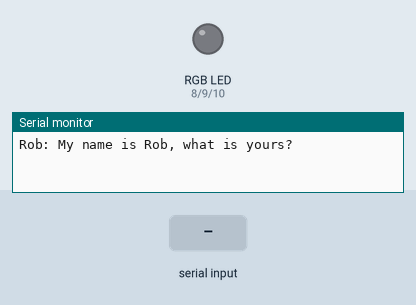
This sketch was run on a simulated Arduino Uno, built with avr-gcc and run on an emulated ATmega328P. On the bench: an RGB LED mixed from three pins (HIGH = lit), the last lines printed to the serial monitor. Inputs (shaded band) come from the test bench.

Above: at 1.2 s.
1.3 s: "red" received over Serial
3.8 s: "green" received over Serial
At 5.6 s:
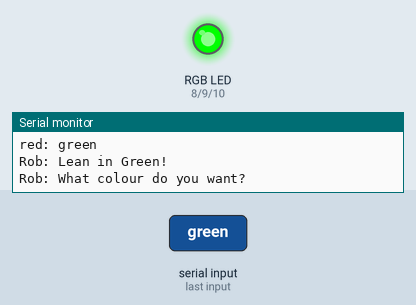
6.3 s: "blue" received over Serial
At 8.5 s:
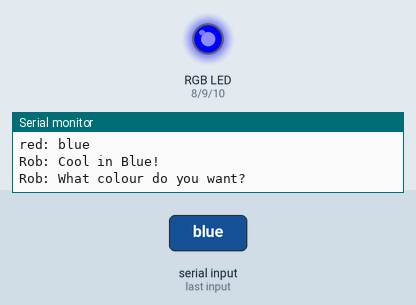
8.8 s: "white" received over Serial
At 10.7 s:
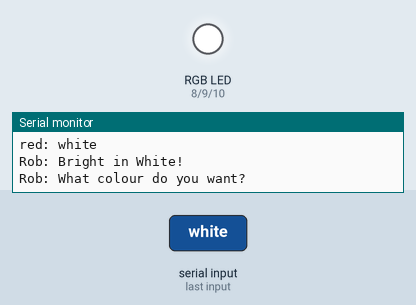
11.3 s: "aqua" received over Serial
At 13.5 s:
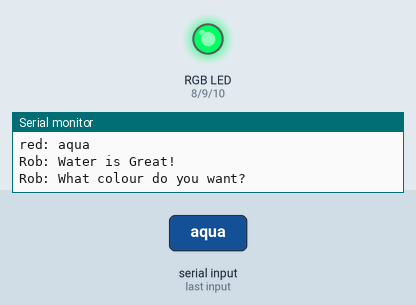
13.8 s: "cyan" received over Serial
At 15.6 s:
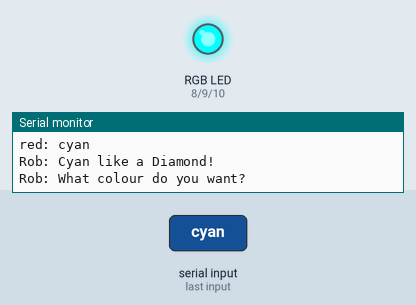
Timing chart, 0 to 17.1 s (numbered marks = the images above; inputs shaded):
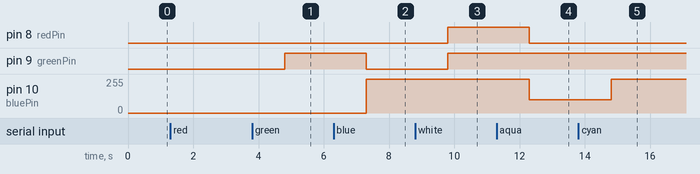

Measured:
- after the input at 3.8 s, pin 9 (greenPin): LOW → HIGH after 1.0 s
- after the input at 6.3 s, pin 9 (greenPin): HIGH → LOW after 1.0 s; pin 10 (bluePin): 0/255 → 255/255 after 1.0 s
- after the input at 8.8 s, pin 8 (redPin), pin 9 (greenPin): LOW → HIGH after 1.0 s
- after the input at 11.3 s, pin 8 (redPin): HIGH → LOW after 1.0 s; pin 10 (bluePin): 255/255 → 100/255 after 1.0 s
- after the input at 13.8 s, pin 10 (bluePin): 100/255 → 255/255 after 1.0 s

The sketch:

RGB_LED_color_spectrum_from_serial_monitor.ino
```cpp
int redPin=8;
int greenPin=9;
int bluePin=10;
String myColor;
String greeting="Rob: My name is Rob, what is yours?";
String greeting2="Rob: Hello ";
String msg="Rob: What colour do you want?";
int dt=150;
String myName;
String sorry="Sorry! I can't make that color (yet). Maybe you should ask Sam to let me make it.";
int verify;
void setup() {
  // put your setup code here, to run once:
  Serial.begin(9600);
  pinMode(redPin,OUTPUT);
  pinMode(greenPin,OUTPUT);
  pinMode(bluePin,OUTPUT);

  delay(dt);
  Serial.println();
  delay(dt);
  Serial.println(greeting);
while (Serial.available()==0) {

}

myName=Serial.readString();
Serial.println();
Serial.print(myName);
Serial.print(": ");
Serial.println(myName);
Serial.println();
Serial.print(greeting2);
Serial.print(myName);
Serial.println(".");
}

void loop() {
  // put your main code here, to run repeatedly:
verify=0;
delay(dt);
Serial.println();
delay(dt);
Serial.println(msg);
while (Serial.available()==0); {

}
myColor=Serial.readString();


if (myColor.equalsIgnoreCase("red")) {
  verify=1;
  Serial.println();
  Serial.print(myName);
  Serial.print(": ");
  Serial.println(myColor);
  Serial.println();
  Serial.println("Rob: Red Sus.");
  digitalWrite(redPin,HIGH);
  digitalWrite(greenPin,LOW);
  digitalWrite(bluePin,LOW);
}

if (myColor.equalsIgnoreCase("green")) {
  verify=1;
  Serial.println();
  Serial.print(myName);
  Serial.print(": ");
  Serial.println(myColor);
  Serial.println();
  Serial.println("Rob: Lean in Green!");
  digitalWrite(redPin,LOW);
  digitalWrite(greenPin,HIGH);
  digitalWrite(bluePin,LOW);
}

if (myColor.equalsIgnoreCase("blue")) {
  verify=1;
  Serial.println();
  Serial.print(myName);
  Serial.print(": ");
  Serial.println(myColor);
  Serial.println();
  Serial.println("Rob: Cool in Blue!");
  digitalWrite(redPin,LOW);
  digitalWrite(greenPin,LOW);
  digitalWrite(bluePin,HIGH);
}


if (myColor.equalsIgnoreCase("white")) {
  verify=1;
  Serial.println();
  Serial.print(myName);
  Serial.print(": ");
  Serial.println(myColor);
  Serial.println();
  Serial.println("Rob: Bright in White!");
  analogWrite(redPin,255);
  analogWrite(greenPin,255);
  analogWrite(bluePin,255);

}

if (myColor.equalsIgnoreCase("aqua")) {
  verify=1;
  Serial.println();
  Serial.print(myName);
  Serial.print(": ");
  Serial.println(myColor);
  Serial.println();
  Serial.println("Rob: Water is Great!");
  analogWrite(redPin,0);
  analogWrite(greenPin,255);
  analogWrite(bluePin,100);

}


if (myColor.equalsIgnoreCase("cyan")) {
  verify=1;
  Serial.println();
  Serial.print(myName);
  Serial.print(": ");
  Serial.println(myColor);
  Serial.println();
  Serial.println("Rob: Cyan like a Diamond!");
  analogWrite(redPin,0);
  analogWrite(greenPin,255);
  analogWrite(bluePin,255);

}

if (myColor.equalsIgnoreCase("magenta")) {
  verify=1;
  Serial.println();
  Serial.print(myName);
  Serial.print(": ");
  Serial.println(myColor);
  Serial.println();
  Serial.println("Rob: Cool!");
  analogWrite(redPin,255);
  analogWrite(greenPin,0);
  analogWrite(bluePin,150);

}


if (myColor.equalsIgnoreCase("purple") || myColor.equalsIgnoreCase("violet")) {
  verify=1;
  Serial.println();
  Serial.print(myName);
  Serial.print(": ");
  Serial.println(myColor);
  Serial.println();
  if (myColor.equalsIgnoreCase("purple")) {
    Serial.println("Rob: I still think it's Violet.");
  }
  else {
    Serial.println("Rob: Good, you said Violet");
  }
  analogWrite(redPin,200);
  analogWrite(greenPin,0);
  analogWrite(bluePin,255);

}

if (myColor.equalsIgnoreCase("yellow")) {
  verify=1;
  Serial.println();
  Serial.print(myName);
  Serial.print(": ");
  Serial.println(myColor);
  Serial.println();
  Serial.println("Rob: Mellow in Yellow.");
  analogWrite(redPin,255);
  analogWrite(greenPin,175);
  analogWrite(bluePin,0);

}

if (myColor.equalsIgnoreCase("none")) {
  //Turn off all pins
  verify=1;
  Serial.println();
  Serial.println("Rob: Okay then. I'll keep all the light for myself >:(");
  digitalWrite(redPin,LOW);
  digitalWrite(greenPin,LOW);
  digitalWrite(bluePin,LOW);
}

if (verify==0) {
  Serial.println();
  Serial.println(sorry);
}
delay(dt);
}
```
